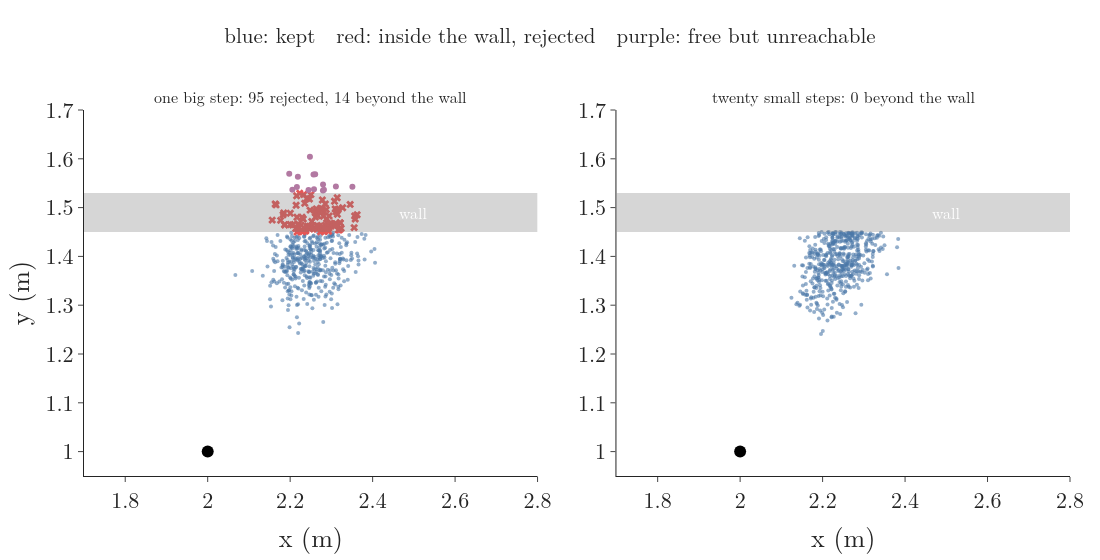

Reproduce this figure in Python.
"""Map-consistent sampling. A wall (grey box, y from 1.45 to 1.53 m, x from 1.7 to 2.8 m) lies across the cloud of the
Note's odometry step. Left: one big step, samples inside the wall are rejected (red), but samples beyond the wall
(purple) are free and still kept, although the robot cannot drive through the wall. Right: the same motion in twenty small
steps with the noise per step raised so the total spread is the same, rejecting and redrawing at each step: no
sample gets beyond the wall. Seeded.
Run: python map_reject.py -> map_reject.png"""
from pathlib import Path

import numpy as np
import plotly.graph_objects as go
from gifkit import BLUE, FONT, GREY, PURPLE, RED
from motion import A_ODO, START, sample_odometry
from plotly.subplots import make_subplots

here = Path(__file__).parent
WALL = (1.7, 2.8, 1.45, 1.53)
inside = lambda x, y: (x > WALL[0]) & (x < WALL[1]) & (y > WALL[2]) & (y < WALL[3])
beyond = lambda x, y: (x > WALL[0]) & (x < WALL[1]) & (y >= WALL[3])


def big_step(rng, n=500):
    return sample_odometry((0.500, 0.479, 0.500), START, rng, n)


def small_steps(rng, n=500, k=20):
    """k sub-steps along the arc; any sample that lands in the wall is redrawn from its previous pose."""
    x, y, th = (np.full(n, v) for v in START)
    u = (0.5 / k, 0.479 / k, 0.5 / k)                 # one k-th of the turn and of the arc
    a = tuple(np.sqrt(k) * v for v in A_ODO)          # noise per sub-step raised so the total spread matches one big step
    for _ in range(k):
        nx, ny, nth = sample_odometry(u, (x, y, th), rng, n, a)
        bad = inside(nx, ny)
        while bad.any():
            rx, ry, rth = sample_odometry(u, (x[bad], y[bad], th[bad]), rng, bad.sum(), a)
            nx[bad], ny[bad], nth[bad] = rx, ry, rth
            bad = inside(nx, ny)
        x, y, th = nx, ny, nth
    return x, y, th


if __name__ == "__main__":
    bx, by, _ = big_step(np.random.default_rng(5))
    sx, sy, _ = small_steps(np.random.default_rng(5))
    nin, nbe = inside(bx, by).sum(), beyond(bx, by).sum()
    print("big step: inside wall", nin, " beyond wall", nbe, "  small steps: beyond wall", beyond(sx, sy).sum())
    fig = make_subplots(rows=1, cols=2, horizontal_spacing=0.08,
                        subplot_titles=[f"one big step: {nin} rejected, {nbe} beyond the wall",
                                        f"twenty small steps: {beyond(sx, sy).sum()} beyond the wall"])
    for c in (1, 2):
        fig.add_shape(type="rect", x0=WALL[0], x1=WALL[1], y0=WALL[2], y1=WALL[3], fillcolor="#777", line_width=0,
                      row=1, col=c)
        fig.add_trace(go.Scatter(x=[2.0], y=[1.0], mode="markers", marker=dict(size=12, color="black")), 1, c)
        fig.update_xaxes(range=[1.7, 2.8], dtick=0.2, title="x (m)", row=1, col=c)
        fig.update_yaxes(range=[0.95, 1.7], dtick=0.1, row=1, col=c)
    ok = ~inside(bx, by) & ~beyond(bx, by)
    fig.add_trace(go.Scatter(x=bx[ok], y=by[ok], mode="markers", marker=dict(size=4, color=BLUE, opacity=0.6)), 1, 1)
    m = inside(bx, by)
    fig.add_trace(go.Scatter(x=bx[m], y=by[m], mode="markers", marker=dict(size=7, color=RED, symbol="x")), 1, 1)
    m = beyond(bx, by)
    fig.add_trace(go.Scatter(x=bx[m], y=by[m], mode="markers", marker=dict(size=6, color=PURPLE)), 1, 1)
    fig.add_trace(go.Scatter(x=sx, y=sy, mode="markers", marker=dict(size=4, color=BLUE, opacity=0.6)), 1, 2)
    fig.add_annotation(x=2.5, y=1.49, text="wall", showarrow=False, font=dict(size=16, color="white"), row=1, col=1)
    fig.add_annotation(x=2.5, y=1.49, text="wall", showarrow=False, font=dict(size=16, color="white"), row=1, col=2)
    fig.update_yaxes(title="y (m)", row=1, col=1)
    fig.update_layout(template="simple_white", width=1100, height=560, font=FONT, showlegend=False,
                      margin=dict(l=80, r=30, t=110, b=70),
                      title=dict(text="blue: kept   red: inside the wall, rejected   purple: free but unreachable",
                                 x=0.5, y=0.95, font=dict(size=21)))
    fig.update_annotations(selector=dict(text="wall"), font_size=16)
    fig.write_image(here / "map_reject.png")
